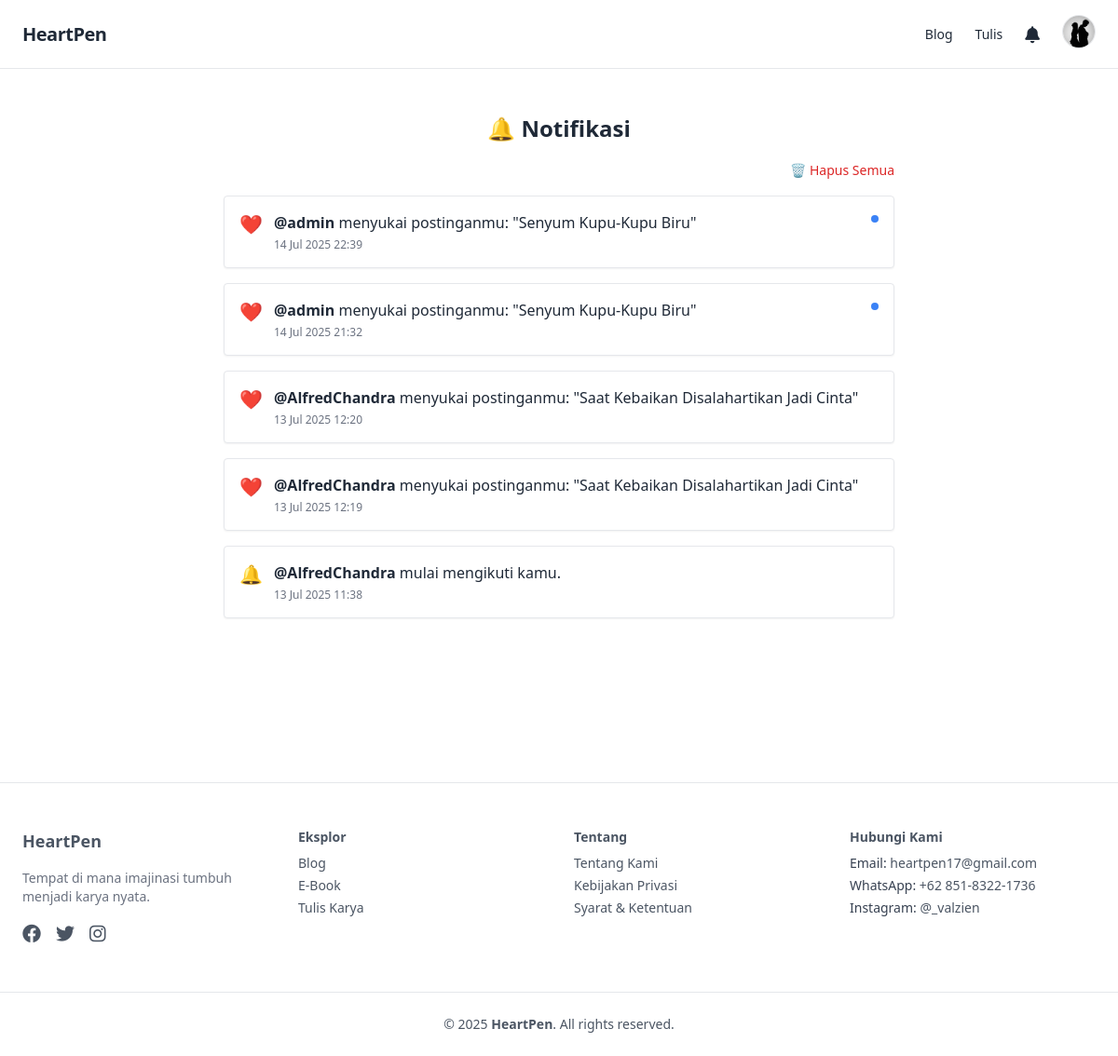
Screenshot of /notifications.php (signed in) with the database file from the repository.
### tables this page shows
CREATE TABLE `users` (
  `id` int(11) NOT NULL,
  `full_name` varchar(100) DEFAULT NULL,
  `username` varchar(50) DEFAULT NULL,
  `email` varchar(100) DEFAULT NULL,
  `password` varchar(255) DEFAULT NULL,
  `is_verified` tinyint(1) DEFAULT 0,
  `verification_token` varchar(64) DEFAULT NULL,
  `token_expiry` datetime DEFAULT NULL,
  `role` enum('admin','user') DEFAULT 'user',
  `profile_photo` varchar(255) DEFAULT NULL,
  `bio` text DEFAULT NULL,
  `instagram` varchar(100) DEFAULT NULL,
  `twitter` varchar(100) DEFAULT NULL,
  `linkedin` varchar(100) DEFAULT NULL,
  `reset_token` varchar(100) DEFAULT NULL,
  `reset_expiry` datetime DEFAULT NULL
);

CREATE TABLE `notifications` (
  `id` int(11) NOT NULL,
  `user_id` int(11) NOT NULL,
  `message` varchar(255) NOT NULL,
  `url` varchar(255) DEFAULT NULL,
  `created_at` timestamp NULL DEFAULT current_timestamp(),
  `is_read` tinyint(1) DEFAULT 0,
  `link` varchar(255) DEFAULT NULL
);

### notifications.php (the view, shortened to what this page needs)
<?php
include 'header.php';
include 'koneksi.php';
$session_id = $_SESSION['user_id'] ?? null;
$stmt = $pdo->prepare("SELECT * FROM notifications WHERE user_id = ? ORDER BY created_at DESC");
$stmt->execute([$session_id]);
$notifications = $stmt->fetchAll();
?>
<div class="container mx-auto px-6 py-12 max-w-3xl">
    <h2 class="text-2xl font-bold mb-4 text-center">🔔 Notifikasi</h2>
    <?php if (!empty($notifications)): ?>
        <div class="flex justify-end mb-4">
            <form method="post" action="delete_all_notifications.php" onsubmit="return confirm('Hapus semua notifikasi?')">
                <button type="submit" class="text-sm text-red-600 hover:underline">🗑 Hapus Semua</button>
            </form>
        </div>
    <?php endif; ?>
    <?php if (empty($notifications)): ?>
        <div class="p-4 bg-gray-100 rounded text-gray-600 text-center">Tidak ada notifikasi baru.</div>
        <div class="h-64"></div>
    <?php else: ?>
        <div class="space-y-4">
            <?php foreach ($notifications as $notif): ?>
                <?php
                    $icon = '🔔';
                    if (str_contains($notif['message'], 'menyukai')) $icon = '❤️';
                    elseif (str_contains($notif['message'], 'mengomentari')) $icon = '💬';
                    elseif (str_contains($notif['message'], 'menyimpan')) $icon = '📌';
                    $link = $notif['link'] ?? null;
                    $wrapperStart = $wrapperEnd = '';
                    if ($link) {
                        $wrapperStart = "<a href=\"" . htmlspecialchars($link) . "\" class=\"block hover:bg-blue-50 transition rounded\">";
                        $wrapperEnd = "</a>";
                    }
                ?>
                <?= $wrapperStart ?>
                <div class="p-4 border rounded bg-white shadow-sm flex items-start gap-3">
                    <div class="text-xl"><?= $icon ?></div>
                    <div class="flex-1">
                        <p class="text-gray-800"><?= $notif['message'] ?></p>
                        <p class="text-xs text-gray-500 mt-1"><?= date('d M Y H:i', strtotime($notif['created_at'])) ?></p>
                    </div>
                    <?php if (!$notif['is_read']): ?>
                        <span class="mt-1 w-2 h-2 rounded-full bg-blue-500"></span>
                    <?php endif; ?>
                </div>
                <?= $wrapperEnd ?>
            <?php endforeach; ?>
    <?php endif; ?>
<div class="h-32"></div>
<?php include 'footer.php'; ?>

### header.php (shortened to what this page needs)
<?php
require_once 'koneksi.php';
$username = '';
if (isset($_SESSION['user_id'])) {
    $stmt = $pdo->prepare("SELECT username, profile_photo FROM users WHERE id = ?");
    $stmt->execute([$_SESSION['user_id']]);
    $user = $stmt->fetch();
    if ($user) {
        $username = htmlspecialchars($user['username']);
    }
    $stmtNotif = $pdo->prepare("SELECT * FROM notifications WHERE user_id = ? ORDER BY created_at DESC LIMIT 3");
    $stmtNotif->execute([$_SESSION['user_id']]);
    $notifList = $stmtNotif->fetchAll();
}
?>
<!DOCTYPE html>
<html lang="id">
<head>
    <script src="https://cdn.tailwindcss.com"></script>
    <link href="https://cdnjs.cloudflare.com/ajax/libs/font-awesome/6.0.0/css/all.min.css" rel="stylesheet">
    <link href="https://unpkg.com/aos@2.3.1/dist/aos.css" rel="stylesheet">
</head>
<body class="bg-white text-gray-800">
<header class="w-full border-b border-gray-200">
    <div class="max-w-7xl mx-auto px-6 py-4 flex items-center justify-between">
        <a href="index" class="text-xl font-bold tracking-tight">HeartPen</a>
        <nav class="hidden md:flex items-center space-x-6 text-sm font-medium">
            <a href="blog" class="hover:text-black transition">Blog</a>
            <?php if (isset($_SESSION['user_id'])): ?>
                <a href="write" class="hover:text-black transition">Tulis</a>
                <div class="relative">
                    <button id="notifBtn" class="relative text-lg focus:outline-none">
                        <i class="fas fa-bell"></i>
                    </button>
                </div>
            <div class="relative">
                <button id="profileBtn" class="focus:outline-none">
                    <?php if (!empty($user['profile_photo']) && file_exists($user['profile_photo'])): ?>
                        <img src="<?= htmlspecialchars($user['profile_photo']) ?>"
                            alt="Profile"
                            class="w-9 h-9 rounded-full border object-cover" />
                    <?php else: ?>
                        <div class="w-9 h-9 bg-gray-600 rounded-full flex items-center justify-center text-white font-bold border">
                            <?= strtoupper(substr($username, 0, 1)) ?>
                        </div>
                    <?php endif; ?>
                </button>
            </div>
            <?php else: ?>
                <a href="login" class="hover:text-black transition">Masuk</a>
                <a href="register" class="bg-black text-white px-4 py-2 rounded hover:bg-gray-800 transition">Daftar</a>
            <?php endif; ?>
        </nav>
    </div>
</header>

### header.php (style rules this page uses)
html, body { overflow-x: hidden; max-width: 100%; }

### rows the page displays
users: profile_photo (picture)
notifications: message "❤️", message "@admin menyukai postinganmu: \"Senyum Kupu-Kupu Biru\"", created_at "14 Jul 2025 22:39", is_read 0 (drawn)
notifications: message "❤️", message "@admin menyukai postinganmu: \"Senyum Kupu-Kupu Biru\"", created_at "14 Jul 2025 21:32", is_read 0 (drawn)
notifications: message "❤️", message "@AlfredChandra menyukai postinganmu: \"Saat Kebaikan Disalahartikan Jadi Cinta\"", created_at "13 Jul 2025 12:20"
notifications: message "❤️", message "@AlfredChandra menyukai postinganmu: \"Saat Kebaikan Disalahartikan Jadi Cinta\"", created_at "13 Jul 2025 12:19"
notifications: icon "🔔", message "@AlfredChandra mulai mengikuti kamu.", created_at "13 Jul 2025 11:38"
